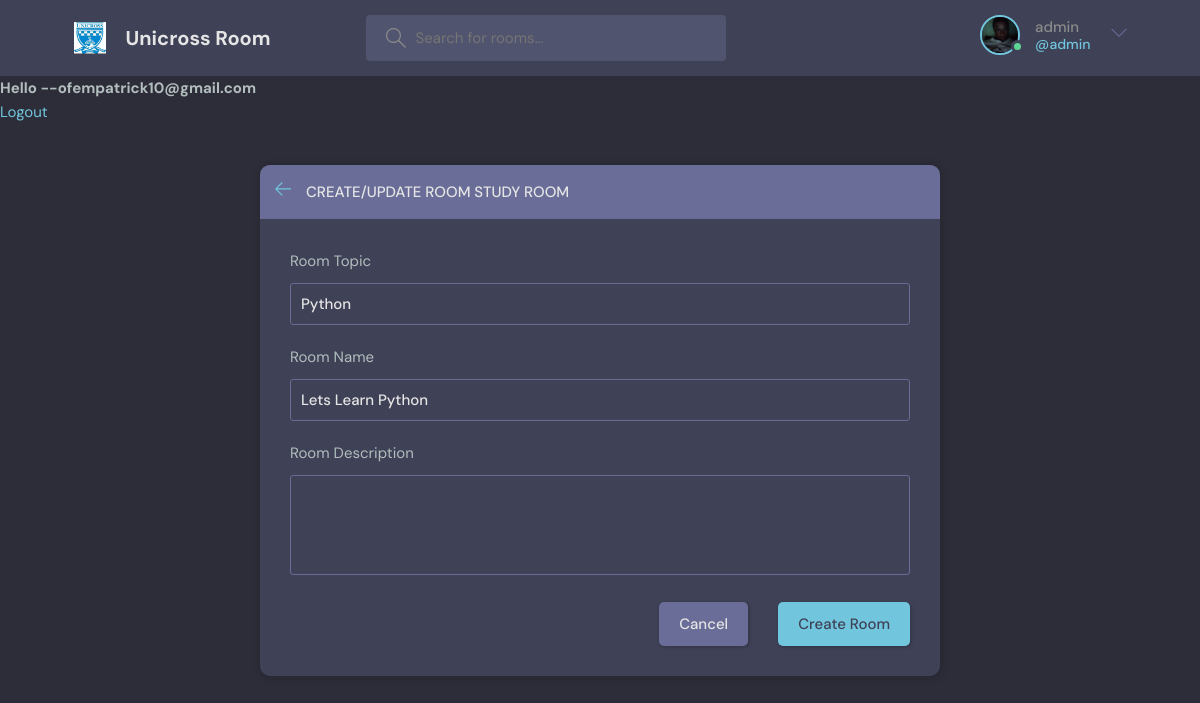
/update-room/1 (signed in), run on the app's committed database.
### paris/models.py (models this page shows, shortened)
class User(AbstractUser):
    name = models.CharField(max_length=250)
    email = models.EmailField(unique=True)
    avatar =  models.ImageField(default='images/avatar.svg', null=True)
    USERNAME_FIELD = 'email'
    REQUIRED_FIELDS = []

class Room (models.Model):
    host = models.ForeignKey(User, on_delete=models.SET_NULL, null=True)
    topic = models.ForeignKey(Topic, on_delete=models.SET_NULL, null=True)
    name = models.CharField(max_length=255)
    description = models.TextField(null=True, blank=True)
    created = models.DateTimeField(auto_now_add=True)
    updated = models.DateField(auto_now=True)
    participant = models.ManyToManyField(User, related_name='participant', blank=True)
    class Meta:
        ordering = ['-created', '-updated']

class Topic(models.Model):
    name = models.CharField(max_length=255)

### paris/views.py (the view, shortened to what this page needs)
# urls.py: path('update-room/<pk>', views.updateRoom, name='update-room'),
@login_required(login_url='login')
def updateRoom(request, pk):
    room = get_object_or_404(Room, pk=pk)
    form =  RoomForm(instance=room)
    topics = Topic.objects.all()
    if request.user != room.host:
        return HttpResponse('You are not allowed to edit this room ')
    context = {'form': form, 'room':room, 'topics':topics}
    return render(request, 'paris/roomform.html', context)

### paris/forms.py
class RoomForm(ModelForm):
    class Meta:
        model = Room
        fields = '__all__'
        exclude = ['host', 'participant']
        ordering = ['-created', '-updated']

### paris/templates/paris/roomform.html (shortened to what this page needs)
{%extends 'main.html'%}
{%block content %}
<main class="create-room layout">
    <div class="container">
      <div class="layout__box">
        <div class="layout__boxHeader">
          <div class="layout__boxTitle">
            <a href="index.html">
              <svg version="1.1" xmlns="http://www.w3.org/2000/svg" width="32" height="32" viewBox="0 0 32 32">
                <title>arrow-left</title>
                <path
                  d="M13.723 2.286l-13.723 13.714 13.719 13.714 1.616-1.611-10.96-10.96h27.625v-2.286h-27.625l10.965-10.965-1.616-1.607z">
                </path>
              </svg>
            </a>
            <h3>Create/Update Room Study Room</h3>
          </div>
        </div>
        <div class="layout__body">
          <form class="form" method="POST" action="">
            <div class="form__group">
              <label for="room_name">Room Topic</label>
              <input type="text" name="topic" required value="{{room.topic.name}}" list="topic-list">
            </div>
            <div class="form__group">
              <label for="room_name">Room Name</label>
              {{form.name}}
            </div>
            <div class="form__group">
              <label for="room_description">Room Description</label>
              {{form.description}}
            </div>
            <div class="form__action">
              <a class="btn btn--dark" href="{%url 'home' %}">Cancel</a>
              <button class="btn btn--main" type="submit">Create Room</button>
            </div>
          </form>
        </div>
      </div>
    </div>
  </main>
{%endblock%}

### templates/navbar.html (shortened to what this page needs)
{%load static %}
<header class="header header--loggedIn">
      <div class="container">
        <a href="{%url 'home' %}" class="header__logo">
          <img src="{%static 'images/download.jpg'%}" />
          <h1>Unicross Room</h1>
        </a>
        <form class="header__search" method="GET" action="{%url 'home' %}">
          <label>
            <input name="q" placeholder="Search for rooms..." />
          </label>
        </form>
        <nav class="header__menu">
          {%if request.user.is_authenticated%}
          <div class="header__user">
            <a href="{%url 'user-profile' user.id %}">
              <div class="avatar avatar--medium active">
                <img src="{{request.user.avatar.url}}" />
              </div>
              <p>{{request.user.username}} <span>@{{request.user.username}}</span></p>
            </a>
            <button class="dropdown-button">
              <svg version="1.1" xmlns="http://www.w3.org/2000/svg" width="32" height="32" viewBox="0 0 32 32">
                <title>chevron-down</title>
                <path d="M16 21l-13-13h-3l16 16 16-16h-3l-13 13z"></path>
              </svg>
            </button>
          </div>
          {%else%}
          <a href="{%url 'login' %}">
            <img src="{%static 'images/avatar.svg'%}" />
            <p>Login</p>
          </a>
          {%endif%}
        </nav>
      </div>
    </header>
{%if request.user.is_authenticated%}
<h2>Hello --{{request.user}}</h2>
<a href="{%url 'logout' %}">Logout</a>
{%else%}
<a href="{%url 'login' %}">Login</a>
{%endif%}

### data on the page
User: user.avatar (picture), user.username "admin", user "ofempatrick10@gmail.com"
Room: topic "Python", name "Lets Learn Python"
